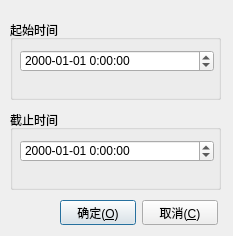
<?xml version="1.0" encoding="UTF-8"?>
<ui version="4.0">
 <class>TimeSelect</class>
 <widget class="QDialog" name="TimeSelect">
  <property name="geometry">
   <rect>
    <x>0</x>
    <y>0</y>
    <width>233</width>
    <height>236</height>
   </rect>
  </property>
  <property name="windowTitle">
   <string>Dialog</string>
  </property>
  <widget class="QGroupBox" name="groupBox">
   <property name="geometry">
    <rect>
     <x>10</x>
     <y>20</y>
     <width>211</width>
     <height>80</height>
    </rect>
   </property>
   <property name="title">
    <string>起始时间</string>
   </property>
   <widget class="QDateTimeEdit" name="fromDateTimeEdit">
    <property name="geometry">
     <rect>
      <x>10</x>
      <y>30</y>
      <width>194</width>
      <height>22</height>
     </rect>
    </property>
    <property name="displayFormat">
     <string>yyyy-MM-dd H:mm:ss</string>
    </property>
   </widget>
  </widget>
  <widget class="QGroupBox" name="groupBox_2">
   <property name="geometry">
    <rect>
     <x>10</x>
     <y>110</y>
     <width>211</width>
     <height>80</height>
    </rect>
   </property>
   <property name="title">
    <string>截止时间</string>
   </property>
   <widget class="QDateTimeEdit" name="endDateTimeEdit">
    <property name="geometry">
     <rect>
      <x>10</x>
      <y>30</y>
      <width>194</width>
      <height>22</height>
     </rect>
    </property>
    <property name="displayFormat">
     <string>yyyy-MM-dd H:mm:ss</string>
    </property>
   </widget>
  </widget>
  <widget class="QWidget" name="">
   <property name="geometry">
    <rect>
     <x>60</x>
     <y>200</y>
     <width>158</width>
     <height>25</height>
    </rect>
   </property>
   <layout class="QHBoxLayout" name="horizontalLayout">
    <item>
     <widget class="QPushButton" name="okBtn">
      <property name="text">
       <string>确定(&amp;O)</string>
      </property>
     </widget>
    </item>
    <item>
     <widget class="QPushButton" name="cancelBtn">
      <property name="text">
       <string>取消(&amp;C)</string>
      </property>
     </widget>
    </item>
   </layout>
  </widget>
 </widget>
 <resources/>
 <connections/>
</ui>
